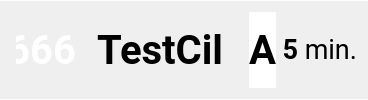
                            <widget class="QFrame" name="frame_odjezd4_2">
                             <property name="styleSheet">
                              <string notr="true">
QFrame {
    border: none;
    border-bottom: 1px solid white;
 	border-top: 1px solid white;
}

QLabel {
    border: none;
}

</string>
                             </property>
                             <property name="frameShape">
                              <enum>QFrame::Shape::StyledPanel</enum>
                             </property>
                             <property name="frameShadow">
                              <enum>QFrame::Shadow::Raised</enum>
                             </property>
                             <layout class="QHBoxLayout" name="horizontalLayout_53" stretch="19,100,10,40">
                              <item>
                               <widget class="QLabel" name="label_prestup4_linka_2">
                                <property name="sizePolicy">
                                 <sizepolicy hsizetype="Maximum" vsizetype="Expanding">
                                  <horstretch>0</horstretch>
                                  <verstretch>0</verstretch>
                                 </sizepolicy>
                                </property>
                                <property name="minimumSize">
                                 <size>
                                  <width>80</width>
                                  <height>20</height>
                                 </size>
                                </property>
                                <property name="maximumSize">
                                 <size>
                                  <width>200</width>
                                  <height>200</height>
                                 </size>
                                </property>
                                <property name="font">
                                 <font>
                                  <family>roboto</family>
                                  <pointsize>30</pointsize>
                                  <bold>true</bold>
                                 </font>
                                </property>
                                <property name="styleSheet">
                                 <string notr="true"> color:rgb(255,255,255); border-radius:6px;padding: 5px; font-weight: bold;</string>
                                </property>
                                <property name="text">
                                 <string>666</string>
                                </property>
                                <property name="alignment">
                                 <set>Qt::AlignmentFlag::AlignRight|Qt::AlignmentFlag::AlignTrailing|Qt::AlignmentFlag::AlignVCenter</set>
                                </property>
                               </widget>
                              </item>
                              <item>
                               <widget class="QLabel" name="label_prestup4_cil_2">
                                <property name="font">
                                 <font>
                                  <family>roboto</family>
                                  <pointsize>30</pointsize>
                                  <bold>true</bold>
                                 </font>
                                </property>
                                <property name="text">
                                 <string>TestCil</string>
                                </property>
                               </widget>
                              </item>
                              <item>
                               <widget class="QLabel" name="label_prestup4_nastupiste_2">
                                <property name="sizePolicy">
                                 <sizepolicy hsizetype="Preferred" vsizetype="Preferred">
                                  <horstretch>0</horstretch>
                                  <verstretch>0</verstretch>
                                 </sizepolicy>
                                </property>
                                <property name="font">
                                 <font>
                                  <family>roboto</family>
                                  <pointsize>30</pointsize>
                                  <bold>true</bold>
                                 </font>
                                </property>
                                <property name="styleSheet">
                                 <string notr="true">color: #000000;
background-color: #ffffff;
border-radius: 30px;</string>
                                </property>
                                <property name="text">
                                 <string>A</string>
                                </property>
                                <property name="alignment">
                                 <set>Qt::AlignmentFlag::AlignCenter</set>
                                </property>
                               </widget>
                              </item>
                              <item>
                               <widget class="QLabel" name="label_prestup4_odjezd_2">
                                <property name="sizePolicy">
                                 <sizepolicy hsizetype="Preferred" vsizetype="Preferred">
                                  <horstretch>0</horstretch>
                                  <verstretch>0</verstretch>
                                 </sizepolicy>
                                </property>
                                <property name="font">
                                 <font>
                                  <family>roboto</family>
                                  <pointsize>20</pointsize>
                                 </font>
                                </property>
                                <property name="text">
                                 <string> &lt;b&gt;5&lt;/b&gt; min.</string>
                                </property>
                                <property name="alignment">
                                 <set>Qt::AlignmentFlag::AlignRight|Qt::AlignmentFlag::AlignTrailing|Qt::AlignmentFlag::AlignVCenter</set>
                                </property>
                               </widget>
                              </item>
                             </layout>
                            </widget>
